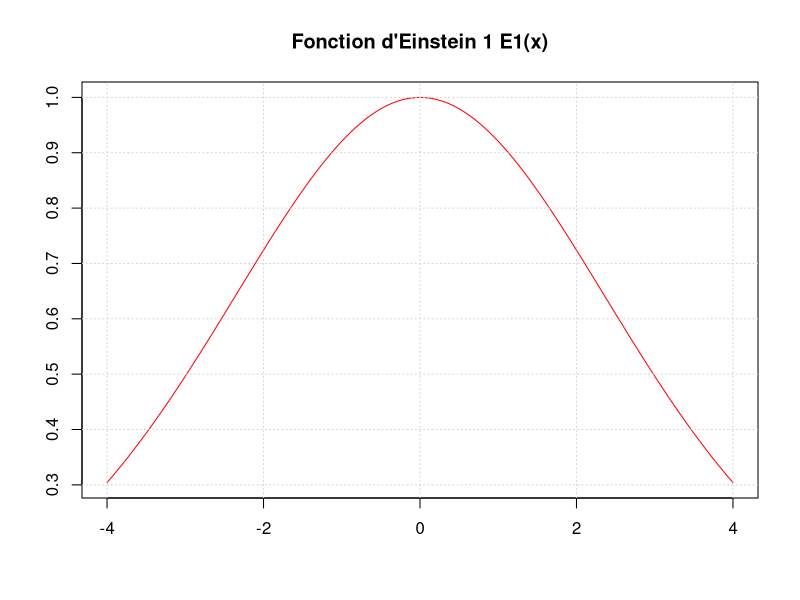
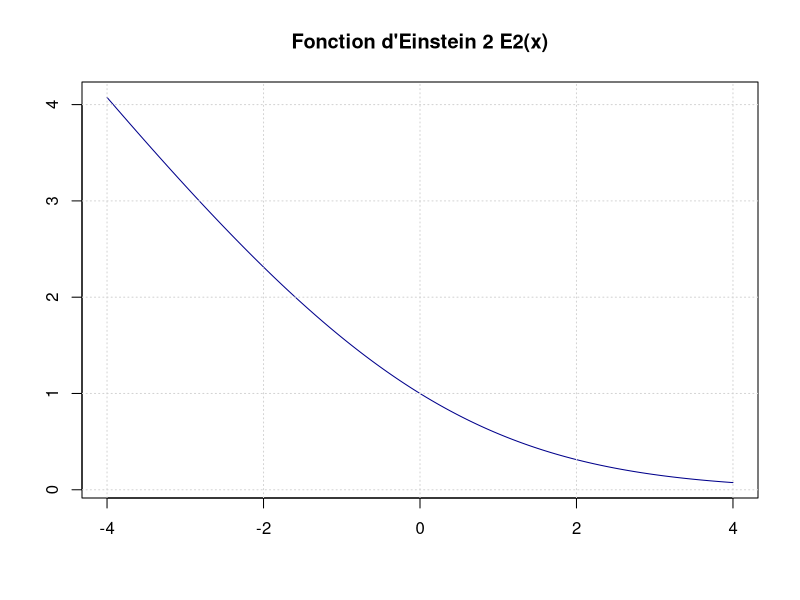
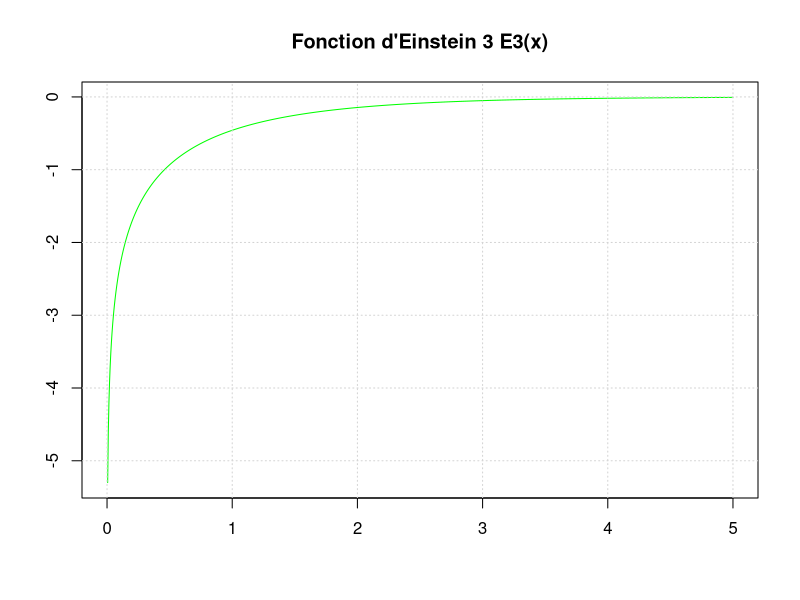
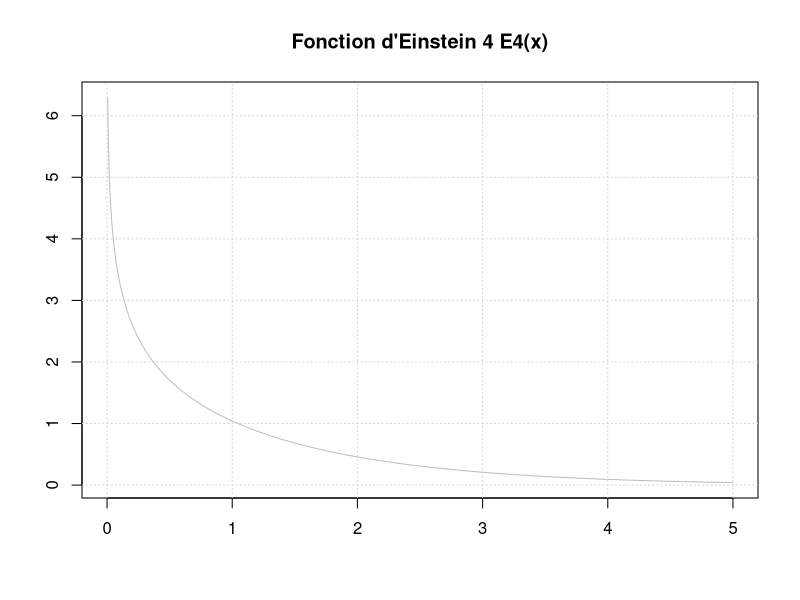

R code for these plots, in order:
## ---- chunk 1
library(pracma)
## ---- chunk 2
x1 <- seq(-4, 4, len = 300)
## ---- chunk 3
y1 <- einsteinF(1, x1)
## ---- chunk 4
plot(x1, y1, type = "l", col = "red",
     xlab = "", ylab = "", main = "Fonction d'Einstein 1 E1(x)")
grid()
## ---- chunk 5
y2 <- einsteinF(2, x1)
## ---- chunk 6
plot(x1, y2, type = "l", col = "darkblue",
     xlab = "", ylab = "", main = "Fonction d'Einstein 2 E2(x)")
grid()
## ---- chunk 7
x3 <- seq(0, 5, len =1000)
## ---- chunk 8
y3 <- einsteinF(3, x3)
## ---- chunk 9
plot(x3, y3, type = "l", col = "green",
     xlab = "", ylab = "", main = "Fonction d'Einstein 3 E3(x)")
grid()
## ---- chunk 10
y4 <- einsteinF(4, x3)
## ---- chunk 11
plot(x3, y4, type = "l", col = "grey",
     xlab = "", ylab = "", main = "Fonction d'Einstein 4 E4(x)")
grid()
